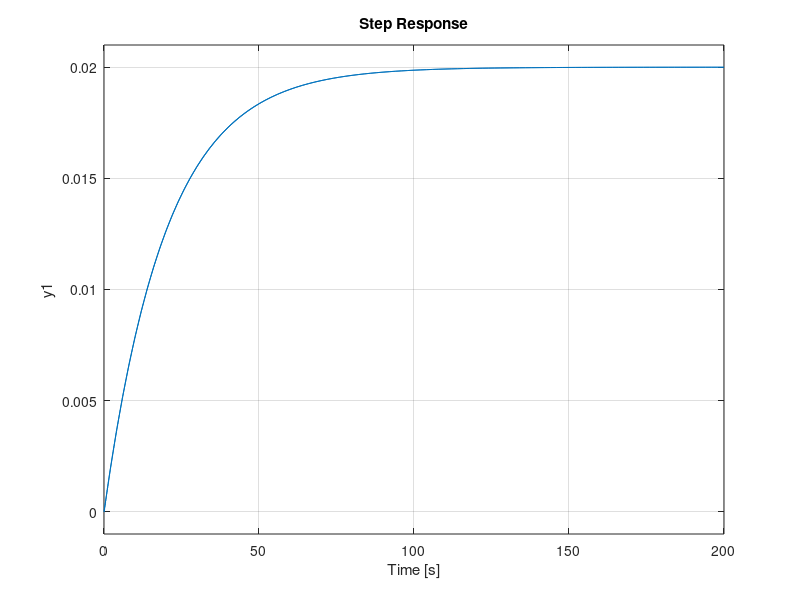
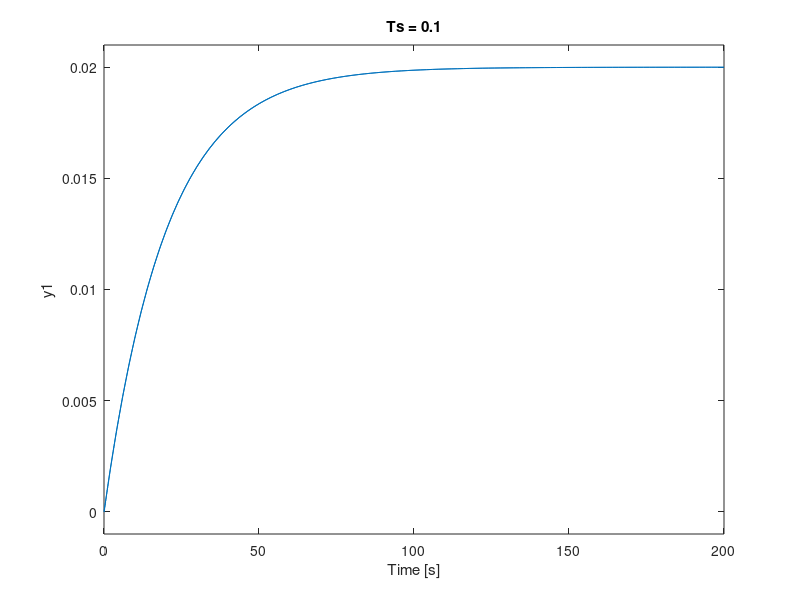
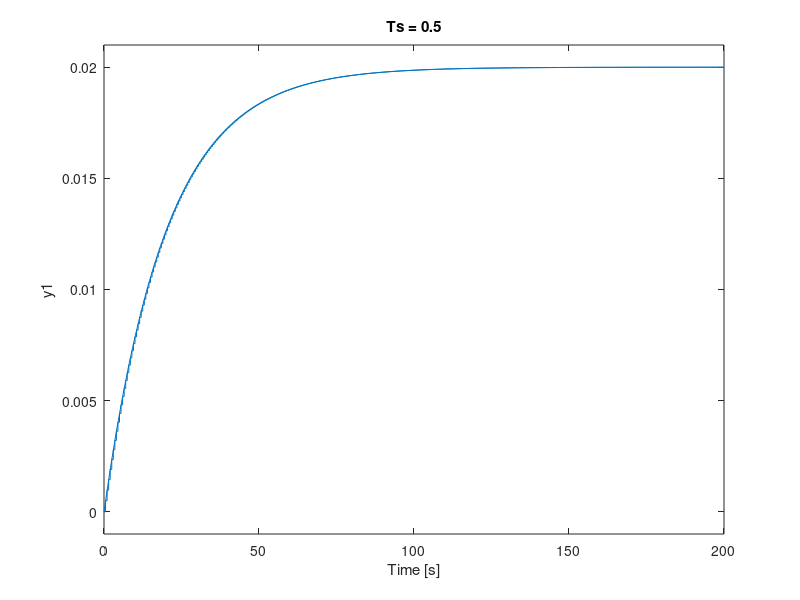
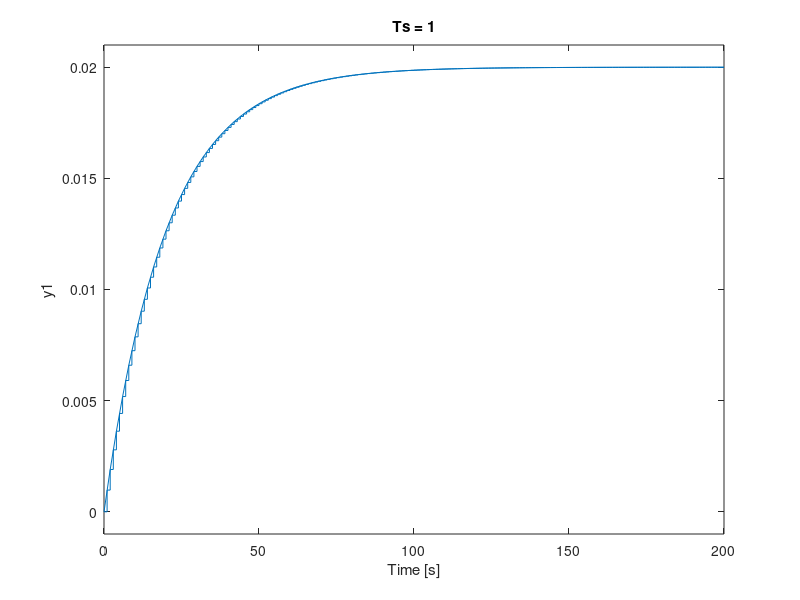

Write the MATLAB code that produced these figures, in order.
clear all; clc;

m = 1000;
b = 50;
num = 1;
denum = [m b];

sysc = tf(num, denum);
step(sysc);
grid;

sysd = c2d(sysc, 0.1, 'zoh');
hold on;
step(sysd);

% For-loop version
clear all; clc;

m = 1000;
b = 50;
num = 1;
denum = [m b];
Ts = [0.1, 0.5, 1];

for i = 1:length(Ts)
    sysc = tf(num, denum);
    figure;
    step(sysc);
    grid;
    sysd = c2d(sysc, Ts(i), 'zoh');
    hold on;
    step(sysd);
    title(['Ts = ', num2str(Ts(i))]);
    grid;
    hold off;
end
